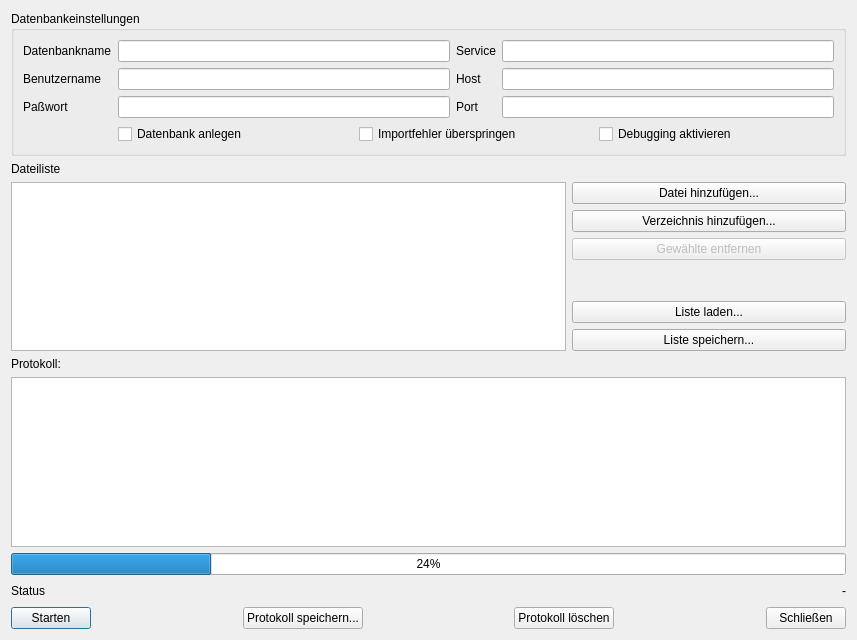
<?xml version="1.0" encoding="UTF-8"?>
<ui version="4.0">
 <class>Dialog</class>
 <widget class="QDialog" name="Dialog">
  <property name="geometry">
   <rect>
    <x>0</x>
    <y>0</y>
    <width>857</width>
    <height>640</height>
   </rect>
  </property>
  <property name="windowTitle">
   <string>ALKIS-Import</string>
  </property>
  <layout class="QGridLayout" name="gridLayout">
   <item row="20" column="0" colspan="3">
    <widget class="QListWidget" name="lwProtocol"/>
   </item>
   <item row="21" column="0" colspan="3">
    <widget class="QProgressBar" name="pbProgress">
     <property name="value">
      <number>24</number>
     </property>
    </widget>
   </item>
   <item row="24" column="0" colspan="3">
    <layout class="QHBoxLayout" name="horizontalLayout">
     <item>
      <widget class="QPushButton" name="pbStart">
       <property name="text">
        <string>Starten</string>
       </property>
      </widget>
     </item>
     <item>
      <spacer name="horizontalSpacer_2">
       <property name="orientation">
        <enum>Qt::Horizontal</enum>
       </property>
       <property name="sizeHint" stdset="0">
        <size>
         <width>40</width>
         <height>20</height>
        </size>
       </property>
      </spacer>
     </item>
     <item>
      <widget class="QPushButton" name="pbSaveLog">
       <property name="text">
        <string>Protokoll speichern...</string>
       </property>
      </widget>
     </item>
     <item>
      <spacer name="horizontalSpacer_4">
       <property name="orientation">
        <enum>Qt::Horizontal</enum>
       </property>
       <property name="sizeHint" stdset="0">
        <size>
         <width>40</width>
         <height>20</height>
        </size>
       </property>
      </spacer>
     </item>
     <item>
      <widget class="QPushButton" name="pbClearLog">
       <property name="text">
        <string>Protokoll löschen</string>
       </property>
      </widget>
     </item>
     <item>
      <spacer name="horizontalSpacer">
       <property name="orientation">
        <enum>Qt::Horizontal</enum>
       </property>
       <property name="sizeHint" stdset="0">
        <size>
         <width>40</width>
         <height>20</height>
        </size>
       </property>
      </spacer>
     </item>
     <item>
      <widget class="QPushButton" name="pbClose">
       <property name="text">
        <string>Schließen</string>
       </property>
      </widget>
     </item>
    </layout>
   </item>
   <item row="11" column="2">
    <widget class="QPushButton" name="pbAdd">
     <property name="text">
      <string>Datei hinzufügen...</string>
     </property>
    </widget>
   </item>
   <item row="12" column="2">
    <widget class="QPushButton" name="pbAddDir">
     <property name="text">
      <string>Verzeichnis hinzufügen...</string>
     </property>
    </widget>
   </item>
   <item row="11" column="0" rowspan="6" colspan="2">
    <widget class="QListWidget" name="lstFiles">
     <property name="selectionMode">
      <enum>QAbstractItemView::ExtendedSelection</enum>
     </property>
    </widget>
   </item>
   <item row="4" column="0" colspan="3">
    <widget class="QLabel" name="label_5">
     <property name="text">
      <string>Dateiliste</string>
     </property>
    </widget>
   </item>
   <item row="0" column="0" colspan="3">
    <widget class="QGroupBox" name="groupBox">
     <property name="title">
      <string>Datenbankeinstellungen</string>
     </property>
     <layout class="QGridLayout" name="gridLayout_2">
      <item row="5" column="3">
       <widget class="QLineEdit" name="lePORT">
        <property name="inputMask">
         <string>99999; </string>
        </property>
        <property name="text">
         <string/>
        </property>
       </widget>
      </item>
      <item row="1" column="0">
       <widget class="QLabel" name="label_2">
        <property name="text">
         <string>Benutzername</string>
        </property>
        <property name="buddy">
         <cstring>leUID</cstring>
        </property>
       </widget>
      </item>
      <item row="5" column="0">
       <widget class="QLabel" name="label_3">
        <property name="text">
         <string>Paßwort</string>
        </property>
        <property name="buddy">
         <cstring>lePWD</cstring>
        </property>
       </widget>
      </item>
      <item row="5" column="1">
       <widget class="QLineEdit" name="lePWD">
        <property name="text">
         <string/>
        </property>
        <property name="echoMode">
         <enum>QLineEdit::Password</enum>
        </property>
       </widget>
      </item>
      <item row="0" column="0">
       <widget class="QLabel" name="label">
        <property name="text">
         <string>Datenbankname</string>
        </property>
        <property name="buddy">
         <cstring>leDBNAME</cstring>
        </property>
       </widget>
      </item>
      <item row="1" column="1">
       <widget class="QLineEdit" name="leUID">
        <property name="text">
         <string/>
        </property>
       </widget>
      </item>
      <item row="0" column="3">
       <widget class="QLineEdit" name="leSERVICE"/>
      </item>
      <item row="0" column="1">
       <widget class="QLineEdit" name="leDBNAME"/>
      </item>
      <item row="1" column="2">
       <widget class="QLabel" name="label_7">
        <property name="text">
         <string>Host</string>
        </property>
        <property name="buddy">
         <cstring>leDBNAME</cstring>
        </property>
       </widget>
      </item>
      <item row="1" column="3">
       <widget class="QLineEdit" name="leHOST">
        <property name="text">
         <string/>
        </property>
       </widget>
      </item>
      <item row="0" column="2">
       <widget class="QLabel" name="label_6">
        <property name="text">
         <string>Service</string>
        </property>
        <property name="buddy">
         <cstring>leDBNAME</cstring>
        </property>
       </widget>
      </item>
      <item row="5" column="2">
       <widget class="QLabel" name="label_8">
        <property name="text">
         <string>Port</string>
        </property>
        <property name="buddy">
         <cstring>leDBNAME</cstring>
        </property>
       </widget>
      </item>
      <item row="10" column="1" colspan="3">
       <layout class="QHBoxLayout" name="horizontalLayout_2">
        <item>
         <widget class="QCheckBox" name="cbxCreate">
          <property name="text">
           <string>Datenbank anlegen</string>
          </property>
         </widget>
        </item>
        <item>
         <widget class="QCheckBox" name="cbxSkipFailures">
          <property name="text">
           <string>Importfehler überspringen</string>
          </property>
         </widget>
        </item>
        <item>
         <widget class="QCheckBox" name="cbxDebug">
          <property name="text">
           <string>Debugging aktivieren</string>
          </property>
         </widget>
        </item>
       </layout>
      </item>
     </layout>
    </widget>
   </item>
   <item row="19" column="0">
    <widget class="QLabel" name="label_4">
     <property name="text">
      <string>Protokoll:</string>
     </property>
    </widget>
   </item>
   <item row="13" column="2">
    <widget class="QPushButton" name="pbRemove">
     <property name="enabled">
      <bool>false</bool>
     </property>
     <property name="text">
      <string>Gewählte entfernen</string>
     </property>
    </widget>
   </item>
   <item row="15" column="2">
    <widget class="QPushButton" name="pbLoad">
     <property name="text">
      <string>Liste laden...</string>
     </property>
    </widget>
   </item>
   <item row="16" column="2">
    <widget class="QPushButton" name="pbSave">
     <property name="text">
      <string>Liste speichern...</string>
     </property>
    </widget>
   </item>
   <item row="14" column="2">
    <spacer name="verticalSpacer">
     <property name="orientation">
      <enum>Qt::Vertical</enum>
     </property>
     <property name="sizeHint" stdset="0">
      <size>
       <width>20</width>
       <height>40</height>
      </size>
     </property>
    </spacer>
   </item>
   <item row="22" column="0" colspan="3">
    <layout class="QHBoxLayout" name="horizontalLayout_3">
     <item>
      <widget class="QLabel" name="leStatus">
       <property name="text">
        <string>Status</string>
       </property>
      </widget>
     </item>
     <item>
      <spacer name="horizontalSpacer_3">
       <property name="orientation">
        <enum>Qt::Horizontal</enum>
       </property>
       <property name="sizeHint" stdset="0">
        <size>
         <width>40</width>
         <height>20</height>
        </size>
       </property>
      </spacer>
     </item>
     <item>
      <widget class="QLabel" name="alive">
       <property name="layoutDirection">
        <enum>Qt::LeftToRight</enum>
       </property>
       <property name="text">
        <string>-</string>
       </property>
       <property name="alignment">
        <set>Qt::AlignRight|Qt::AlignTrailing|Qt::AlignVCenter</set>
       </property>
      </widget>
     </item>
    </layout>
   </item>
  </layout>
 </widget>
 <tabstops>
  <tabstop>pbStart</tabstop>
  <tabstop>lwProtocol</tabstop>
  <tabstop>pbSaveLog</tabstop>
  <tabstop>pbClose</tabstop>
 </tabstops>
 <resources/>
 <connections/>
</ui>
